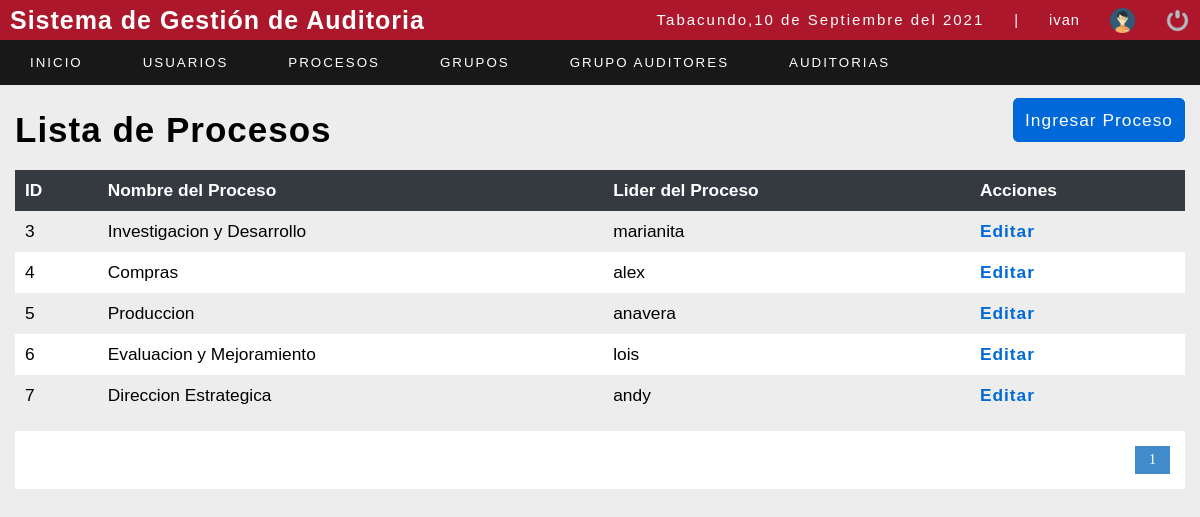
Before: /sistema/listar_procesos.php (signed in) with the older database file.
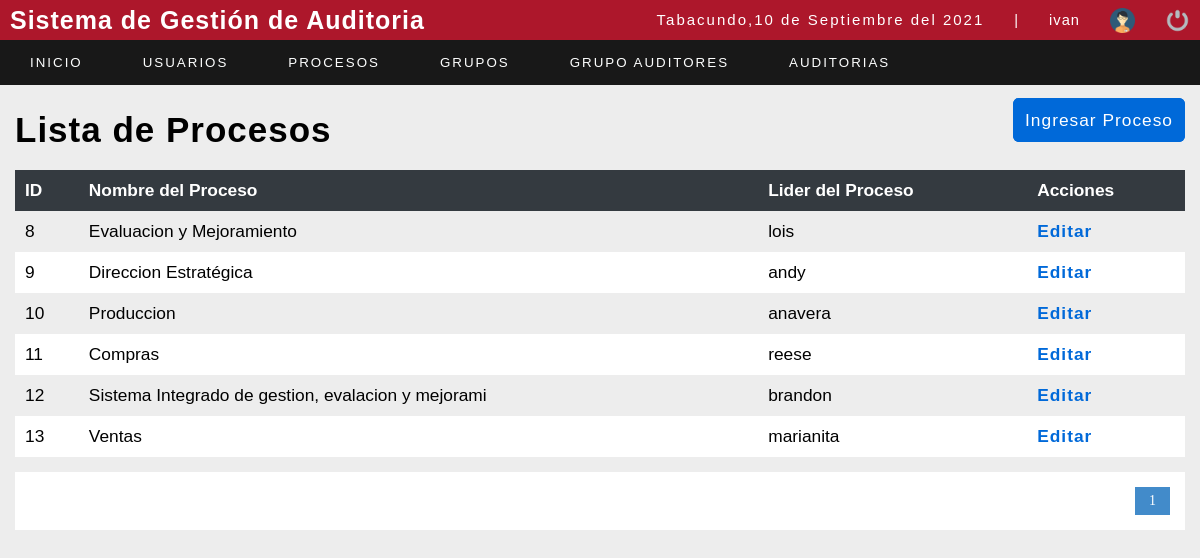
After: the same page with the newer database file.
### tables this page shows
CREATE TABLE `procesos` (
  `idproceso` int(11) NOT NULL,
  `nombreproceso` varchar(50) NOT NULL,
  `liderproceso` int(11) NOT NULL
);

CREATE TABLE `usuario` (
  `id_user` int(11) NOT NULL,
  `user` varchar(20) NOT NULL,
  `password` varchar(100) NOT NULL,
  `correo` varchar(50) NOT NULL,
  `rol` int(11) NOT NULL,
  `estatus` int(11) NOT NULL
);

### sistema/includes/funtions.php (called while the page is built, shortened)
<?php
	function fechaC(){
		$mes = array("","Enero",
					  "Febrero",
					  "Marzo",
					  "Abril",
					  "Mayo",
					  "Junio",
					  "Julio",
					  "Agosto",
					  "Septiembre",
					  "Octubre",
					  "Noviembre",
					  "Diciembre");
		return date('d')." de ". $mes[date('n')] . " del " . date('Y');
	}
 ?>

### sistema/listar_procesos.php (the view, shortened to what this page needs)
<?php
include "../conexion.php";
?>
<!DOCTYPE html>
<html lang="en">
<head>
	<?php include "includes/scripts.php"; ?>
	<link rel="stylesheet" href="https://pro.fontawesome.com/releases/v5.10.0/css/all.css" />
</head>
<body>
	<?php include "includes/header.php"; ?>
	<section id="container">
		<div style="display: flex;  justify-content:space-between; margin: 20px 0px; ">
		<h1>Lista de Procesos</h1>
		<div style="justify-content:flex-end">
		<a style="border: 2px solid #0069D9;  color: #ffffff; background-color: #0069D9; border-radius: 6px;" href="registro_procesos.php" class="btn_save">Ingresar Proceso</a>
	    </div>
		</div>
		<table>
			<tr>
				<th>ID</th>
				<th>Nombre del Proceso</th>
				<th>Lider del Proceso</th>
				<th>Acciones</th>
			</tr>
			<?php
			$sql_registe = mysqli_query($conection, "SELECT COUNT(*) as total_registro FROM procesos");
			$result_register = mysqli_fetch_array($sql_registe);
			$total_registro = $result_register['total_registro'];
			$por_pagina = 15;
			if (empty($_GET['pagina'])) {
				$pagina = 1;
			} else {
				$pagina = $_GET['pagina'];
			}
			$desde = ($pagina - 1) * $por_pagina;
			$total_paginas = ceil($total_registro / $por_pagina);
			$query = mysqli_query($conection, "SELECT p.idproceso, p.nombreproceso,u.user from procesos p,usuario u WHERE p.liderproceso=u.id_user ORDER BY idproceso ASC LIMIT $desde,$por_pagina");
			$result = mysqli_num_rows($query);
			if ($result > 0) {
				while ($data = mysqli_fetch_array($query)) {
			?>
					<tr>
						<td><?php echo $data[0]; ?></td>
						<td><?php echo $data[1]; ?></td>
						<td><?php echo $data[2]; ?></td>
						<td>
							<a class="link_edit" href="editar_procesos.php?id=<?php echo $data[0]; ?>">Editar</a>
						</td>
					</tr>
			<?php
				}
			}
			?>
		</table>
		<div class="paginador">
			<ul>
				<?php
				for ($i = 1; $i <= $total_paginas; $i++) {
					if ($i == $pagina) {
						echo '<li class="pageSelected">' . $i . '</li>';
					} else {
						echo '<li><a href="?pagina=' . $i . '">' . $i . '</a></li>';
					}
				}
				?>
			</ul>
		</div>
	</section>
</body>
</html>

### sistema/includes/scripts.php (shortened to what this page needs)
<link rel="stylesheet" type="text/css" href="css/style.css">
<?php include "funtions.php";?>

### sistema/includes/header.php (shortened to what this page needs)
<header>
		<div class="header">
			<h1 class="relleno">Sistema de Gestión de Auditoria</h1>
			<div class="optionsBar">
				<p>Tabacundo,<?php echo fechaC(); ?></p>
				<span>|</span>
				<span class="user"><?php echo $_SESSION['user']; ?></span>
				<img class="photouser" src="img/user.png" alt="Usuario">
				<a href="exit.php"><img class="close" src="img/salir.png" alt="Salir del sistema" title="Cerrar Sesión"></a>
			</div>
		</div>
    <?php include "nav.php";?>
	</header>

### sistema/includes/nav.php (shortened to what this page needs)
<nav>
	<ul>
		<li><a href="index.php">Inicio</a></li>
		<?php
		if ($_SESSION['rol'] == 1) {
		?>
			<li class="principal">
				<a href="#">Usuarios</a>
			</li>
			<li class="principal">
				<a href="#">Procesos</a>
			</li>
			<li class="principal">
				<a href="#">Grupos</a>
			</li>
			<li class="principal">
				<a href="#">Grupo Auditores</a>
			</li>
			<li class="principal">
				<a href="#">Auditorias</a>
			</li>
		<?php } ?>
	</ul>
</nav>

### sistema/css/style.css (style rules this page uses)
* { margin: 0; padding: 0; box-sizing: border-box; }
body { background: #ededed; }
h1, h2, h3, h4, h5, h6 { font-family: Arial, sans-serif; font-weight: bold; letter-spacing: 1px; }
h1 { font-size: 25px; }
a { text-decoration: none; font-family: Arial, sans-serif; letter-spacing: 1px; }
p { font-family: Arial, sans-serif; letter-spacing: 2px; font-size: 15px; line-height: 20px; }
span { font-family: Arial, sans-serif; letter-spacing: 1px; font-size: 15px; line-height: 20px; }
header { position: fixed; width: 100%; }
.header { color: #fff; background: #AD172B; height: 40px; display: -webkit-flex; display: -moz-flex; display: -ms-flex; display: -o-flex; display: flex; justify-content: space-between; align-items: center; padding: 10px; }
.optionsBar { display: -webkit-flex; display: -moz-flex; display: -ms-flex; display: -o-flex; display: flex; justify-content: center; align-items: center; }
.optionsBar span { color: #fff; font-size: 11pt; font-family: Arial, sans-serif; margin-left: 30px; }
.photouser { margin-left: 30px; width: 25px; height: 25px; }
.close { width: 25px; height: 25px; }
.optionsBar a { display: -webkit-flex; display: -moz-flex; display: -ms-flex; display: -o-flex; display: flex; margin-left: 30px; }
nav ul { background: rgba(0, 0, 0, 0.9); list-style: none; display: -webkit-flex; display: -moz-flex; display: -ms-flex; display: -o-flex; display: flex; justify-content: left; align-items: center; }
nav ul>li a { position: relative; }
nav a { color: #fdfefe; display: block; font-size: 10pt; font-family: Arial, sans-serif; padding: 15px 30px; text-transform: uppercase; letter-spacing: 2px; transition: background 0.5s; }
nav .principal>a { background-position-x: 0%; background-position-y: 0%; background-size: auto auto; background-position: 94% center; background-size: 10px; }
#container { padding: 90px 15px 15px; }
.btn_save { font-size: 13pt; background: #0069D9; padding: 10px; color: #fff; letter-spacing: 1px; border: 0; cursor: pointer; margin: 15px auto; }
#container h1 { font-size: 35px; display: inline-block; }
table { border-collapse: collapse; font-size: 13pt; font-family: Arial, sans-serif; width: 100%; }
table th { text-align: left; padding: 10px; background: #343A40; color: #fff; }
table tr:nth-child(odd) { background: #fff; }
table td { padding: 10px; }
.link_edit { font-weight: bold; color: #0069D9; }
.paginador ul { padding: 15px; list-style: none; background: #FFF; margin-top: 15px; display: -webkit-flex; display: -moz-flex; display: -ms-flex; display: -o-flex; display: flex; justify-content: flex-end; }
.paginador a, .pageSelected { color: #428bca; border: 1px solid #ddd; padding: 5px; display: inline-block; font-size: 14px; text-align: center; width: 35px; }
.pageSelected { color: #FFF; background: #428bca; border: 1px solid #428bca; }

Changed rows visible on the page:
removed procesos: idproceso "3", nombreproceso "Investigacion y Desarrollo", liderproceso.user "marianita"
removed procesos: idproceso "4", nombreproceso "Compras", liderproceso.user "alex"
removed procesos: idproceso "5", nombreproceso "Produccion", liderproceso.user "anavera"
removed procesos: idproceso "6", nombreproceso "Evaluacion y Mejoramiento", liderproceso.user "lois"
removed procesos: idproceso "7", nombreproceso "Direccion Estrategica", liderproceso.user "andy"
added procesos: idproceso "8", nombreproceso "Evaluacion y Mejoramiento", liderproceso.user "lois"
added procesos: idproceso "9", nombreproceso "Direccion Estratégica", liderproceso.user "andy"
added procesos: idproceso "10", nombreproceso "Produccion", liderproceso.user "anavera"
added procesos: idproceso "11", nombreproceso "Compras", liderproceso.user "reese"
added procesos: idproceso "12", nombreproceso "Sistema Integrado de gestion, evalacion y mejorami", liderproceso.user "brandon"
added procesos: idproceso "13", nombreproceso "Ventas", liderproceso.user "marianita"
